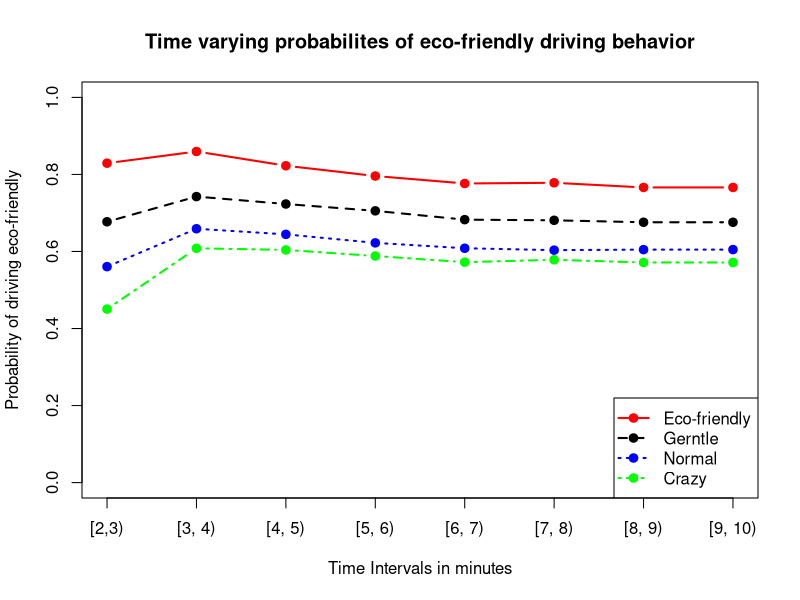

Recreate this plot in R.
# This file plots the data for all the players who played more than 10 mins. 
# Their behavior over time for 10 mins is understood by calculating the probabilities of falling into the 
# smooth zones. No clusters are created. 



playerData_2_3<-read.csv("jerk_clusteringMins_2_3.csv", header=FALSE)
playerData_3_4<-read.csv("jerk_clusteringMins_3_4.csv", header=FALSE)
playerData_4_5<-read.csv("jerk_clusteringMins_4_5.csv", header=FALSE)
playerData_5_6<-read.csv("jerk_clusteringMins_5_6.csv", header=FALSE)
playerData_6_7<-read.csv("jerk_clusteringMins_6_7.csv", header=FALSE)
playerData_7_8<-read.csv("jerk_clusteringMins_7_8.csv", header=FALSE)
playerData_8_9<-read.csv("jerk_clusteringMins_8_9.csv", header=FALSE)
playerData_9_10<-read.csv("jerk_clusteringMins_9_10.csv", header=FALSE)

prob2_3<-rowSums(playerData_2_3[, c(11,12)])
prob3_4<-rowSums(playerData_3_4[, c(11,12)])
prob4_5<-rowSums(playerData_4_5[, c(11,12)])
prob5_6<-rowSums(playerData_5_6[, c(11,12)])
prob6_7<-rowSums(playerData_6_7[, c(11,12)])
prob7_8<-rowSums(playerData_7_8[, c(11,12)])
prob8_9<-rowSums(playerData_8_9[, c(11,12)])
prob9_10<-rowSums(playerData_8_9[, c(11,12)])

probDf <- cbind(prob2_3, prob3_4, prob4_5,  prob5_6, prob6_7, prob7_8, prob8_9, prob9_10 )


fit <- kmeans(playerData_2_3, 4) # 4 cluster solution
fit$size
# get cluster means 
allMeans<-aggregate(playerData_2_3, by=list(fit$cluster),FUN=mean)
# append cluster assignment
totalWithClusters <- data.frame(playerData_2_3, fit$cluster)
# get the centers of the clusters
allCenters<-fit$centers

# 
fit$size
cluster1 <- colMeans(probDf[which(totalWithClusters["fit.cluster"]==1), ])
cluster2 <- colMeans(probDf[which(totalWithClusters["fit.cluster"]==2), ])
cluster3 <- colMeans(probDf[which(totalWithClusters["fit.cluster"]==3), ])
cluster4 <- colMeans(probDf[which(totalWithClusters["fit.cluster"]==4), ])


all <- rbind(cluster1, cluster2, cluster3, cluster4)
clusterOrder<-order(-all[,1])
allNew<- all[ order(-all[,1]), ]

tAll <- t(allNew)
tAll
labelsOfClusters<-c("[2,3)", "[3, 4)", "[4, 5)", "[5, 6)", "[6, 7)", "[7, 8)", "[8, 9)", "[9, 10)")

plot.new()
frame()
matplot(tAll, xlim=c(1,8), ylim=c(0,1), type = c("b"), lty = 1:4, lwd = 2, pch=19, col=c("red","black", "blue","green"), 
        xaxt='n', xlab = "Time Intervals in minutes", ylab = "Probability of driving eco-friendly",
        main = "Time varying probabilites of eco-friendly driving behavior")
legend("bottomright", lty = 1:4, lwd = 2, pch=19,  legend = c("Eco-friendly", "Gerntle", "Normal", "Crazy"), col=c("red","black", "blue","green")) # optional legend
axis(1, at=1:8, labels=labelsOfClusters)


theClusterSize<-fit$size
theClusterSize<-theClusterSize[clusterOrder]
totalSummary <- rbind(tAll, theClusterSize)

write.table(totalSummary, file = "ClusterPerformance")
write.csv(totalSummary, file = "ClusterPerformance.csv")
totalSummary








